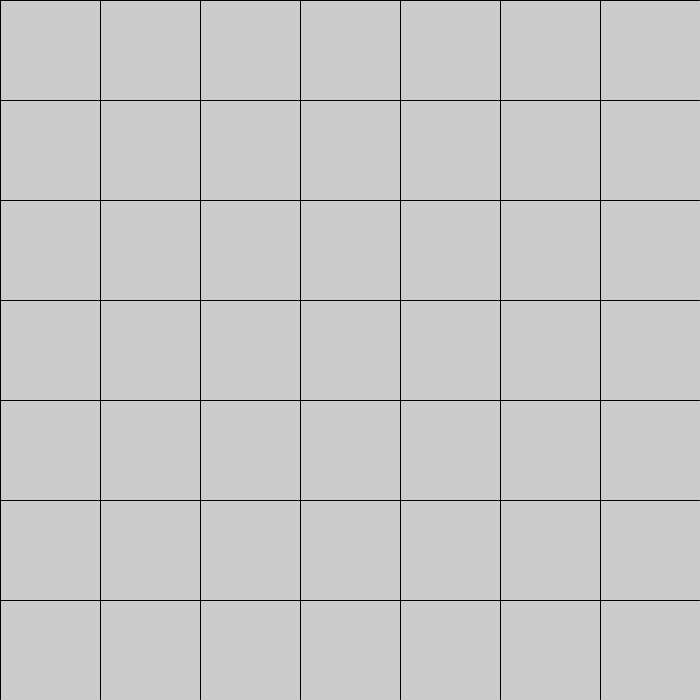
Frame 1 (no input)
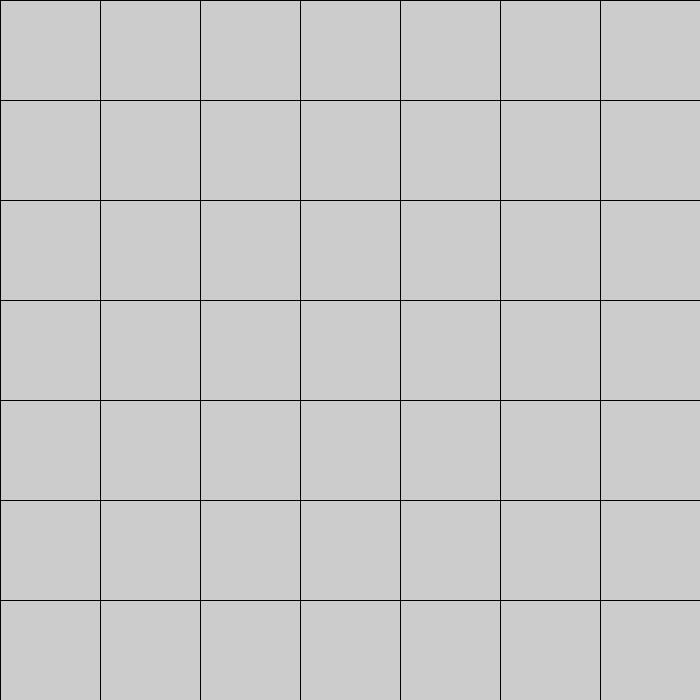
Frame 60 (the mouse pressed at the canvas centre just before this capture)
Frame 120 (the mouse held since frame 60 and released just before this capture): identical to frame 60, image omitted

The Processing sketch that drew these frames (run headless with seeded random() and noise(); from frame 60 on, the mouse is pressed at the canvas centre):

// Processing sketch: s06_polygons
// ── s06_polygons.pde
void setup() {
  size(700,700);
}

void draw() {
  for (int x = 0; x < width; x = x + 100) {
    line(x,0, x,height-1);
  }
  for (int y = 0; y < height; y = y + 100) {
    line(0,y, width-1, y);
  }
  
}
